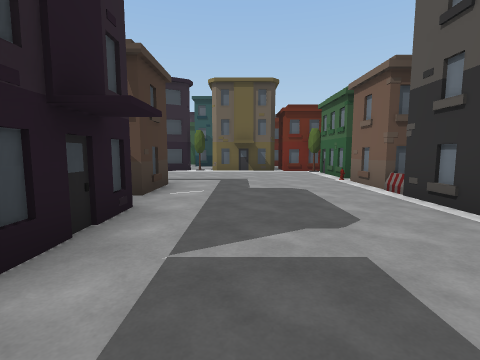
View 1 (above)

15 first-person views from a walk through a 3-D level made in the Unity game engine. The camera is 1.3 m above the floor, tilts 6° down and sees 85° across. The floor is counted in squares, 2 m on a side. Each view is taken from the middle of a square. On the plan, view 1 faces up. The plan holds only what a view shows up to about 9 squares ahead; the rest is blank. The place goes on beyond the plan. The player character is not drawn.

View 2
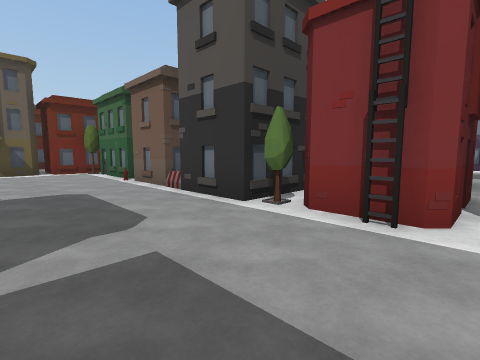

View 3
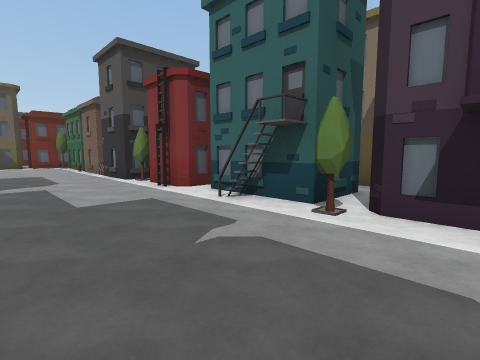

View 4
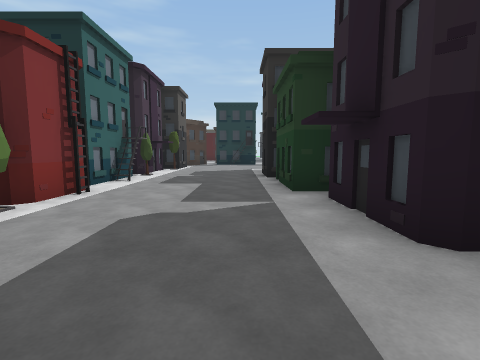

View 5
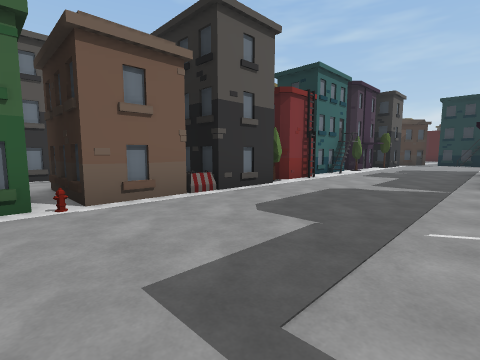

View 6
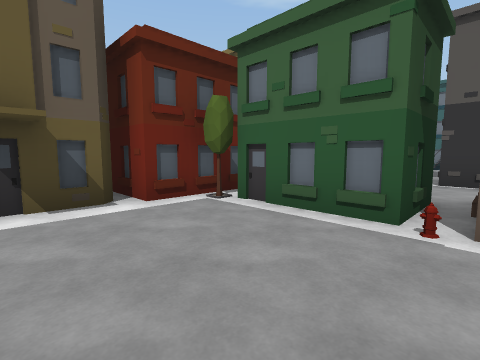

View 7
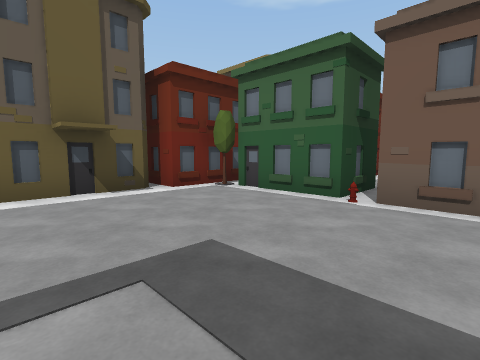

View 8
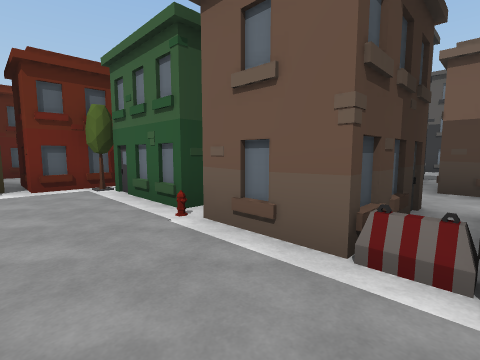

View 9
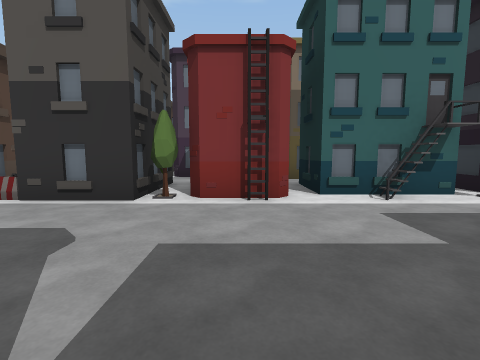

View 10
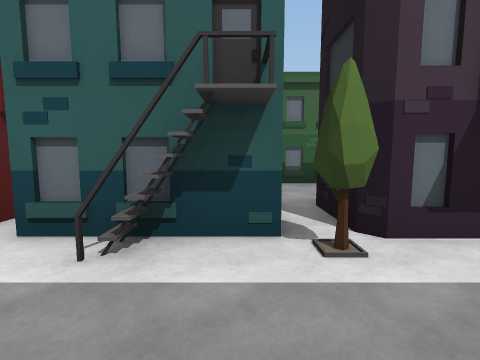

View 11
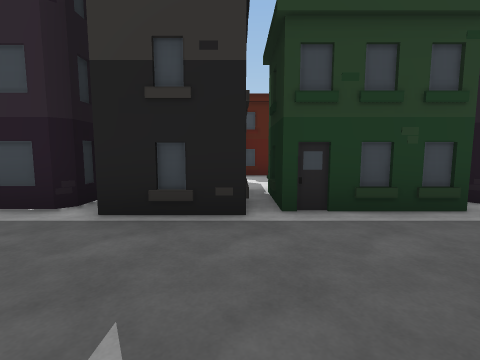

View 12
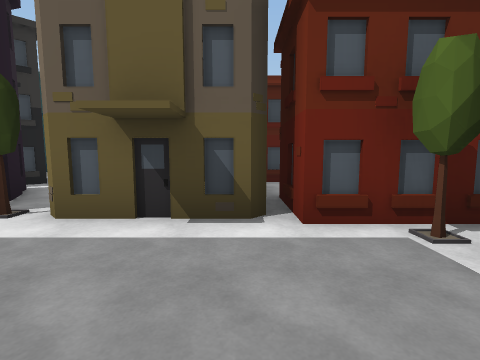

View 13
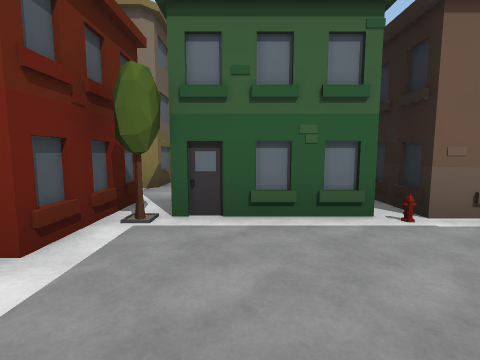

View 14
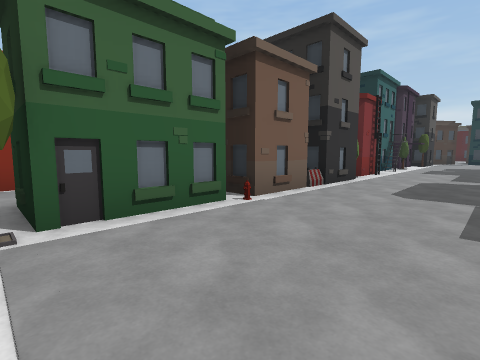

View 15
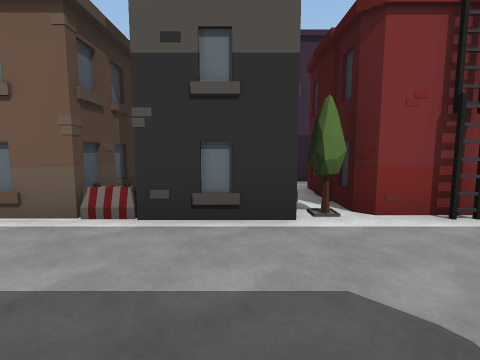

### Floor plan
Key: @ floor where view 1 was taken; # wall or solid block; x gap in a wall; . floor; B building; T tree; A barrier.
Columns run from 1 left of view 1 to 12 right of it. Each row starts with its distance up from view 1.
 14   B
 13   ##
 12    .
 11    .
 10 T#B##.##B
  9 ....BT.##
  8 ....## B#
  7 ....B#..Bx
  6 ....##..#   .#
  5 ....B#.......B
  4 B..AB#..
  3 ....##..B
  2 B...T..#
  1 ....#  #B
  0 B@...B.#
 -1 #...B
 -2 #...##.B
 -3 B...TB..B
 -4 B...#   #

Positions as (right, up) in squares from view 1, and headings:
1: (0, 0), facing up
2: (0, 0), facing up-right
3: (0, -4), facing up-right
4: (0, 5), facing down
5: (-1, 7), facing down-right
6: (0, 6), facing up-right
7: (-1, 5), facing up-right
8: (1, 4), facing up-right
9: (-1, 1), facing right
10: (1, -2), facing right
11: (2, -2), facing left
12: (1, 7), facing up
13: (0, 8), facing right
14: (0, 9), facing down-right
15: (0, 3), facing right
